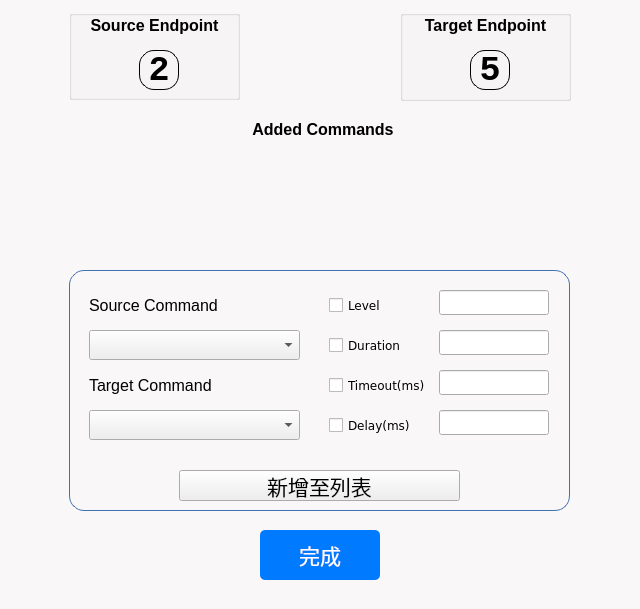
<?xml version="1.0" encoding="UTF-8"?>
<ui version="4.0">
 <class>PairWindow</class>
 <widget class="QWidget" name="PairWindow">
  <property name="geometry">
   <rect>
    <x>0</x>
    <y>0</y>
    <width>640</width>
    <height>609</height>
   </rect>
  </property>
  <property name="windowTitle">
   <string>Form</string>
  </property>
  <property name="styleSheet">
   <string notr="true">#PairWindow {
	background-color: #F9F7F7;
}</string>
  </property>
  <widget class="QPushButton" name="confirm">
   <property name="geometry">
    <rect>
     <x>260</x>
     <y>530</y>
     <width>120</width>
     <height>50</height>
    </rect>
   </property>
   <property name="font">
    <font>
     <family>Microsoft YaHei</family>
     <pointsize>16</pointsize>
     <weight>50</weight>
     <italic>false</italic>
     <bold>false</bold>
    </font>
   </property>
   <property name="styleSheet">
    <string notr="true">QPushButton#confirm {
        background-color: #007bff;
        color: #ffffff;
        border-radius: 5px;
        border: none;
    }
    
    QPushButton#confirm:hover {
        background-color: #0056b3;
        color: #ffffff;
    }
    
    QPushButton#confirm:pressed {
        background-color: #007bff;
        color: #ffffff;
        border: 2px solid #0056b3;
    }
    
    QPushButton#confirm:focus {
        border: none;
        outline: none;
    }
    
    QPushButton#confirm:focus:hover {
        background-color: #0056b3;
    }</string>
   </property>
   <property name="text">
    <string>完成</string>
   </property>
  </widget>
  <widget class="QGroupBox" name="target_group">
   <property name="geometry">
    <rect>
     <x>400</x>
     <y>10</y>
     <width>171</width>
     <height>91</height>
    </rect>
   </property>
   <property name="title">
    <string/>
   </property>
   <widget class="QLabel" name="target_channel">
    <property name="geometry">
     <rect>
      <x>70</x>
      <y>40</y>
      <width>40</width>
      <height>40</height>
     </rect>
    </property>
    <property name="font">
     <font>
      <family>Consolas</family>
      <pointsize>-1</pointsize>
      <weight>75</weight>
      <bold>true</bold>
     </font>
    </property>
    <property name="styleSheet">
     <string notr="true">border: 1px solid black;
border-radius: 15px;
padding: 5px 1px;
font-size: 35px;
font-weight: bold;
font-family: Consolas;</string>
    </property>
    <property name="text">
     <string>5</string>
    </property>
    <property name="alignment">
     <set>Qt::AlignCenter</set>
    </property>
   </widget>
   <widget class="QLabel" name="target_title">
    <property name="geometry">
     <rect>
      <x>0</x>
      <y>0</y>
      <width>171</width>
      <height>30</height>
     </rect>
    </property>
    <property name="font">
     <font>
      <family>Nirmala UI</family>
      <pointsize>12</pointsize>
      <weight>75</weight>
      <bold>true</bold>
     </font>
    </property>
    <property name="text">
     <string>Target Endpoint</string>
    </property>
    <property name="alignment">
     <set>Qt::AlignCenter</set>
    </property>
   </widget>
  </widget>
  <widget class="QGroupBox" name="source_group">
   <property name="geometry">
    <rect>
     <x>69</x>
     <y>10</y>
     <width>171</width>
     <height>90</height>
    </rect>
   </property>
   <property name="title">
    <string/>
   </property>
   <widget class="QLabel" name="source_channel">
    <property name="geometry">
     <rect>
      <x>70</x>
      <y>40</y>
      <width>40</width>
      <height>40</height>
     </rect>
    </property>
    <property name="font">
     <font>
      <family>Consolas</family>
      <pointsize>-1</pointsize>
      <weight>75</weight>
      <bold>true</bold>
     </font>
    </property>
    <property name="styleSheet">
     <string notr="true">border: 1px solid black;
border-radius: 15px;
padding: 5px 1px;
font-size: 35px;
font-weight: bold;
font-family: Consolas;</string>
    </property>
    <property name="text">
     <string>2</string>
    </property>
    <property name="alignment">
     <set>Qt::AlignCenter</set>
    </property>
   </widget>
   <widget class="QLabel" name="source_title">
    <property name="geometry">
     <rect>
      <x>0</x>
      <y>0</y>
      <width>171</width>
      <height>30</height>
     </rect>
    </property>
    <property name="font">
     <font>
      <family>Nirmala UI</family>
      <pointsize>12</pointsize>
      <weight>75</weight>
      <bold>true</bold>
     </font>
    </property>
    <property name="text">
     <string>Source Endpoint</string>
    </property>
    <property name="alignment">
     <set>Qt::AlignCenter</set>
    </property>
   </widget>
  </widget>
  <widget class="QGroupBox" name="cmd_group">
   <property name="geometry">
    <rect>
     <x>20</x>
     <y>110</y>
     <width>600</width>
     <height>150</height>
    </rect>
   </property>
   <property name="font">
    <font>
     <family>Nirmala UI</family>
     <pointsize>12</pointsize>
     <weight>75</weight>
     <bold>true</bold>
    </font>
   </property>
   <property name="styleSheet">
    <string notr="true">QGroupBox::title {
margin-top: 10px;
subcontrol-position: top center;
}
#cmd_group{
border:0;
}
</string>
   </property>
   <property name="title">
    <string>Added Commands</string>
   </property>
  </widget>
  <widget class="QGroupBox" name="input_group">
   <property name="geometry">
    <rect>
     <x>69</x>
     <y>270</y>
     <width>501</width>
     <height>241</height>
    </rect>
   </property>
   <property name="styleSheet">
    <string notr="true">#input_group {
	border: 1px solid #3F72AF;
	border-radius: 15px;
}</string>
   </property>
   <property name="title">
    <string/>
   </property>
   <widget class="QPushButton" name="add">
    <property name="geometry">
     <rect>
      <x>110</x>
      <y>200</y>
      <width>281</width>
      <height>31</height>
     </rect>
    </property>
    <property name="font">
     <font>
      <family>Microsoft YaHei</family>
      <pointsize>16</pointsize>
      <weight>50</weight>
      <italic>false</italic>
      <bold>false</bold>
     </font>
    </property>
    <property name="styleSheet">
     <string notr="true">QPushButton#output {
        background-color: #007bff;
        color: #ffffff;
        border-radius: 5px;
        border: none;
    }
    
    QPushButton#output:hover {
        background-color: #0056b3;
        color: #ffffff;
    }
    
    QPushButton#output:pressed {
        background-color: #007bff;
        color: #ffffff;
        border: 2px solid #0056b3;
    }
    
    QPushButton#output:focus {
        border: none;
        outline: none;
    }
    
    QPushButton#output:focus:hover {
        background-color: #0056b3;
    }</string>
    </property>
    <property name="text">
     <string>新增至列表</string>
    </property>
   </widget>
   <widget class="QLabel" name="label">
    <property name="geometry">
     <rect>
      <x>20</x>
      <y>20</y>
      <width>131</width>
      <height>30</height>
     </rect>
    </property>
    <property name="font">
     <font>
      <family>Arial</family>
      <pointsize>12</pointsize>
      <weight>50</weight>
      <bold>false</bold>
     </font>
    </property>
    <property name="text">
     <string>Source Command</string>
    </property>
   </widget>
   <widget class="QComboBox" name="source_cmd_box">
    <property name="geometry">
     <rect>
      <x>20</x>
      <y>60</y>
      <width>211</width>
      <height>30</height>
     </rect>
    </property>
   </widget>
   <widget class="QLabel" name="label_4">
    <property name="geometry">
     <rect>
      <x>20</x>
      <y>100</y>
      <width>131</width>
      <height>30</height>
     </rect>
    </property>
    <property name="font">
     <font>
      <family>Arial</family>
      <pointsize>12</pointsize>
      <weight>50</weight>
      <bold>false</bold>
     </font>
    </property>
    <property name="text">
     <string>Target Command</string>
    </property>
   </widget>
   <widget class="QComboBox" name="target_cmd_box">
    <property name="geometry">
     <rect>
      <x>20</x>
      <y>140</y>
      <width>211</width>
      <height>30</height>
     </rect>
    </property>
   </widget>
   <widget class="QCheckBox" name="level_check">
    <property name="geometry">
     <rect>
      <x>260</x>
      <y>20</y>
      <width>111</width>
      <height>30</height>
     </rect>
    </property>
    <property name="font">
     <font>
      <family>Verdana</family>
     </font>
    </property>
    <property name="text">
     <string>Level</string>
    </property>
   </widget>
   <widget class="QCheckBox" name="duration_check">
    <property name="geometry">
     <rect>
      <x>260</x>
      <y>60</y>
      <width>111</width>
      <height>30</height>
     </rect>
    </property>
    <property name="font">
     <font>
      <family>Verdana</family>
     </font>
    </property>
    <property name="text">
     <string>Duration</string>
    </property>
   </widget>
   <widget class="QCheckBox" name="timeout_check">
    <property name="geometry">
     <rect>
      <x>260</x>
      <y>100</y>
      <width>111</width>
      <height>30</height>
     </rect>
    </property>
    <property name="font">
     <font>
      <family>Verdana</family>
     </font>
    </property>
    <property name="text">
     <string>Timeout(ms)</string>
    </property>
   </widget>
   <widget class="QCheckBox" name="delay_check">
    <property name="geometry">
     <rect>
      <x>260</x>
      <y>140</y>
      <width>111</width>
      <height>30</height>
     </rect>
    </property>
    <property name="font">
     <font>
      <family>Verdana</family>
     </font>
    </property>
    <property name="text">
     <string>Delay(ms)</string>
    </property>
   </widget>
   <widget class="QLineEdit" name="level_edit">
    <property name="geometry">
     <rect>
      <x>370</x>
      <y>20</y>
      <width>110</width>
      <height>25</height>
     </rect>
    </property>
   </widget>
   <widget class="QLineEdit" name="duration_edit">
    <property name="geometry">
     <rect>
      <x>370</x>
      <y>60</y>
      <width>110</width>
      <height>25</height>
     </rect>
    </property>
   </widget>
   <widget class="QLineEdit" name="timeout_edit">
    <property name="geometry">
     <rect>
      <x>370</x>
      <y>100</y>
      <width>110</width>
      <height>25</height>
     </rect>
    </property>
   </widget>
   <widget class="QLineEdit" name="delay_edit">
    <property name="geometry">
     <rect>
      <x>370</x>
      <y>140</y>
      <width>110</width>
      <height>25</height>
     </rect>
    </property>
   </widget>
  </widget>
 </widget>
 <resources/>
 <connections/>
</ui>
